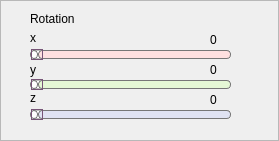
     <widget class="QFrame" name="Rframe">
      <property name="geometry">
       <rect>
        <x>0</x>
        <y>10</y>
        <width>279</width>
        <height>141</height>
       </rect>
      </property>
      <property name="minimumSize">
       <size>
        <width>279</width>
        <height>141</height>
       </size>
      </property>
      <property name="styleSheet">
       <string notr="true">
#Rframe
{
background:#3D3C3A;
    border-width: 1px;
    border-style:   solid;
	border-color: rgb(255, 255, 255);
	
	/**
	border-color: qlineargradient(spread:pad, x1:0, y1:0, x2:1, y2:0, stop:0.133971 rgba(255, 255, 125, 255), stop:1 rgba(255, 255, 255, 255));
**/
}
</string>
      </property>
      <property name="frameShape">
       <enum>QFrame::StyledPanel</enum>
      </property>
      <property name="frameShadow">
       <enum>QFrame::Raised</enum>
      </property>
      <widget class="QWidget" name="RotationWidget" native="true">
       <property name="geometry">
        <rect>
         <x>0</x>
         <y>10</y>
         <width>251</width>
         <height>119</height>
        </rect>
       </property>
       <property name="minimumSize">
        <size>
         <width>251</width>
         <height>119</height>
        </size>
       </property>
       <property name="styleSheet">
        <string notr="true"/>
       </property>
       <widget class="QLabel" name="xRotationValue">
        <property name="geometry">
         <rect>
          <x>210</x>
          <y>20</y>
          <width>61</width>
          <height>20</height>
         </rect>
        </property>
        <property name="text">
         <string>0</string>
        </property>
       </widget>
       <widget class="QLabel" name="xRotationLabel">
        <property name="geometry">
         <rect>
          <x>30</x>
          <y>20</y>
          <width>67</width>
          <height>17</height>
         </rect>
        </property>
        <property name="text">
         <string>x</string>
        </property>
        <property name="textFormat">
         <enum>Qt::RichText</enum>
        </property>
       </widget>
       <widget class="QSlider" name="xRotationSlider">
        <property name="geometry">
         <rect>
          <x>30</x>
          <y>30</y>
          <width>201</width>
          <height>29</height>
         </rect>
        </property>
        <property name="styleSheet">
         <string notr="true">QSlider::groove:horizontal {
border: 1px solid #bbb;
background: white;
height: 7px;
border-radius: 4px;
}

QSlider::sub-page:horizontal {
background: qlineargradient(x1: 0, y1: 0,    x2: 0, y2: 1,
stop: 0 #E77471, stop: 1 #5B2527);
background: qlineargradient(x1: 0, y1: 0.2, x2: 1, y2: 1,
stop: 0 #E77471, stop: 1 #5B2527);
border: 1px solid #777;
height: 10px;
border-radius: 4px;
}

QSlider::add-page:horizontal {
background-color: rgb(254, 224, 224);
border: 1px solid #777;
height: 10px;
border-radius: 4px;
}

QSlider::handle:horizontal {
background: qlineargradient(x1:0, y1:0, x2:1, y2:1,
    stop:0 #eee, stop:1 #ccc);
border: 1px solid #757;
width: 10px;
height: 10px;
margin-top: -2px;
margin-bottom: -2px;
border-radius: 20px;
}

QSlider::handle:horizontal:hover {
background: qlineargradient(x1:0, y1:0, x2:1, y2:1,
    stop:0 #fff, stop:1 #ddd);
border: 1px solid #444;
border-radius: 4px;
}

QSlider::sub-page:horizontal:disabled {
background: #bbb;
border-color: #999;
}

QSlider::add-page:horizontal:disabled {
background: #eee;
border-color: #999;
}

QSlider::handle:horizontal:disabled {
background: #eee;
border: 1px solid #aaa;
border-radius: 4px;
}</string>
        </property>
        <property name="minimum">
         <number>0</number>
        </property>
        <property name="maximum">
         <number>360</number>
        </property>
        <property name="pageStep">
         <number>1</number>
        </property>
        <property name="value">
         <number>0</number>
        </property>
        <property name="orientation">
         <enum>Qt::Horizontal</enum>
        </property>
       </widget>
       <widget class="QLabel" name="yRotationValue">
        <property name="geometry">
         <rect>
          <x>210</x>
          <y>50</y>
          <width>61</width>
          <height>20</height>
         </rect>
        </property>
        <property name="text">
         <string>0</string>
        </property>
       </widget>
       <widget class="QLabel" name="yRotationLabel">
        <property name="geometry">
         <rect>
          <x>30</x>
          <y>50</y>
          <width>81</width>
          <height>21</height>
         </rect>
        </property>
        <property name="text">
         <string>y</string>
        </property>
        <property name="textFormat">
         <enum>Qt::RichText</enum>
        </property>
       </widget>
       <widget class="QSlider" name="yRotationSlider">
        <property name="geometry">
         <rect>
          <x>30</x>
          <y>60</y>
          <width>201</width>
          <height>29</height>
         </rect>
        </property>
        <property name="styleSheet">
         <string notr="true">QSlider::groove:horizontal {
border: 1px solid #bbb;
background: white;
height: 7px;
border-radius: 4px;
}

QSlider::sub-page:horizontal {
background: qlineargradient(x1: 0, y1: 0,    x2: 0, y2: 1,
stop: 0 #99C68E, stop: 1 #254117);
background: qlineargradient(x1: 0, y1: 0.2, x2: 1, y2: 1,
stop: 0 #99C68E, stop: 1 #254117);
border: 1px solid #777;
height: 10px;
border-radius: 4px;
}

QSlider::add-page:horizontal {
background-color: rgb(229, 248, 213);
border: 1px solid #777;
height: 10px;
border-radius: 4px;
}

QSlider::handle:horizontal {
background: qlineargradient(x1:0, y1:0, x2:1, y2:1,
    stop:0 #eee, stop:1 #ccc);
border: 1px solid #757;
width: 10px;
height: 10px;
margin-top: -2px;
margin-bottom: -2px;
border-radius: 20px;
}

QSlider::handle:horizontal:hover {
background: qlineargradient(x1:0, y1:0, x2:1, y2:1,
stop:0 #fff, stop:1 #ddd);
border: 1px solid #444;
border-radius: 4px;
}

QSlider::sub-page:horizontal:disabled {
background: #bbb;
border-color: #999;
}

QSlider::add-page:horizontal:disabled {
background: #eee;
border-color: #999;
}

QSlider::handle:horizontal:disabled {
background: #eee;
border: 1px solid #aaa;
border-radius: 4px;
}</string>
        </property>
        <property name="maximum">
         <number>360</number>
        </property>
        <property name="pageStep">
         <number>1</number>
        </property>
        <property name="value">
         <number>0</number>
        </property>
        <property name="orientation">
         <enum>Qt::Horizontal</enum>
        </property>
       </widget>
       <widget class="QLabel" name="label_13">
        <property name="geometry">
         <rect>
          <x>30</x>
          <y>0</y>
          <width>67</width>
          <height>17</height>
         </rect>
        </property>
        <property name="text">
         <string>Rotation</string>
        </property>
       </widget>
       <widget class="QSlider" name="zRotationSlider">
        <property name="geometry">
         <rect>
          <x>30</x>
          <y>90</y>
          <width>201</width>
          <height>29</height>
         </rect>
        </property>
        <property name="styleSheet">
         <string notr="true">QSlider::groove:horizontal {
border: 1px solid #bbb;
background: white;
height: 7px;
border-radius: 4px;
}

QSlider::sub-page:horizontal {
background: qlineargradient(x1: 0, y1: 0,    x2: 0, y2: 1,
    stop: 0 #98AFC7, stop: 1  #151B54);
background: qlineargradient(x1: 0, y1: 0.2, x2: 1, y2: 1,
    stop: 0 #98AFC7, stop: 1 #151B54);
border: 1px solid #777;
height: 10px;
border-radius: 4px;
}

QSlider::add-page:horizontal {
background-color: rgb(224, 227, 243);
border: 1px solid #777;
height: 10px;
border-radius: 4px;
}

QSlider::handle:horizontal {
background: qlineargradient(x1:0, y1:0, x2:1, y2:1,
    stop:0 #eee, stop:1 #ccc);
border: 1px solid #757;
width: 10px;
height: 10px;
margin-top: -2px;
margin-bottom: -2px;
border-radius: 20px;
}

QSlider::handle:horizontal:hover {
background: qlineargradient(x1:0, y1:0, x2:1, y2:1,
    stop:0 #fff, stop:1 #ddd);
border: 1px solid #444;
border-radius: 4px;
}

QSlider::sub-page:horizontal:disabled {
background: #bbb;
border-color: #999;
}

QSlider::add-page:horizontal:disabled {
background: #eee;
border-color: #999;
}

QSlider::handle:horizontal:disabled {
background: #eee;
border: 1px solid #aaa;
border-radius: 4px;
}</string>
        </property>
        <property name="maximum">
         <number>360</number>
        </property>
        <property name="pageStep">
         <number>1</number>
        </property>
        <property name="value">
         <number>0</number>
        </property>
        <property name="orientation">
         <enum>Qt::Horizontal</enum>
        </property>
       </widget>
       <widget class="QLabel" name="zRotationValue">
        <property name="geometry">
         <rect>
          <x>210</x>
          <y>80</y>
          <width>61</width>
          <height>20</height>
         </rect>
        </property>
        <property name="text">
         <string>0</string>
        </property>
       </widget>
       <widget class="QLabel" name="yRotationLabel_2">
        <property name="geometry">
         <rect>
          <x>30</x>
          <y>80</y>
          <width>67</width>
          <height>17</height>
         </rect>
        </property>
        <property name="text">
         <string>z</string>
        </property>
        <property name="textFormat">
         <enum>Qt::RichText</enum>
        </property>
       </widget>
      </widget>
     </widget>
